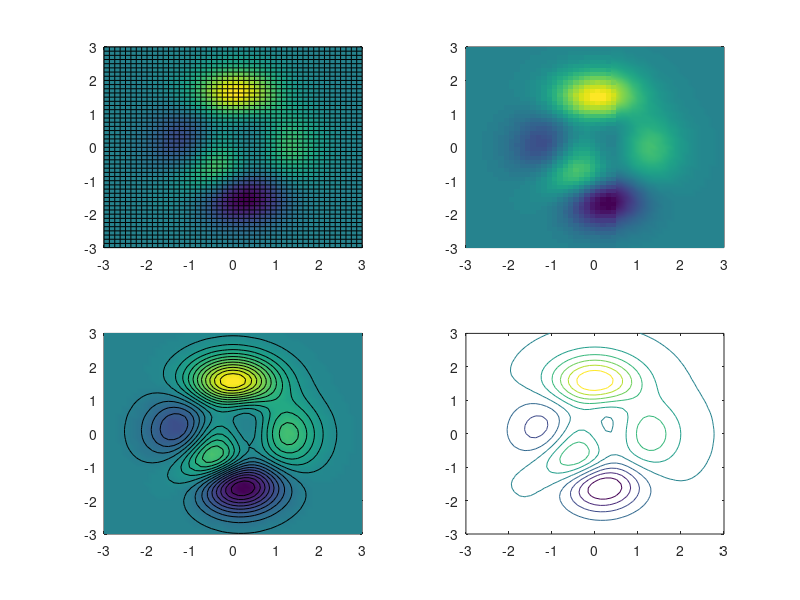

Here is the MATLAB script that generated this plot:
% 5.4 Three-Dimensional Plotting

clear,clc

% 5.4.1 Three-Dimensional Line Plot

% figure(1)
% x = linspace(0,10*pi,1000);
% y = cos(x);
% z = sin(x);
% plot3(x,y,z)
% grid
% xlabel('angle'), ylabel('cos(x)'), zlabel('sin(x)')
% title('A Spring')

% figure(2)
% comet3(x,y,z)
% grid
% xlabel('angle'), ylabel('cos(x)'), zlabel('sin(x)')
% title('A Spring')

% 5.4.2 Surface Plots

% figure(1)
% z = [1, 2, 3, 4,  5,  6,  7,  8,  9, 10;
%      2, 4, 6, 8, 10, 12, 14, 16, 18, 20;
%      3, 4, 5, 6,  7,  8,  9, 10, 11, 12];
%  
% mesh(z)
% xlabel('x-axis')
% ylabel('y-axis')
% zlabel('z-axis')
%  
% figure(2)
% x = linspace(1, 50, 10); % Must have the same number of elements
%                          % as the number of columns in z
% y = linspace(500, 1000, 3); % Must have the same number of elements
%                             % as the number of rows in z
% mesh(x,y,z)
%  
% figure(3)
% x = linspace(1, 50, 10); % Must have the same number of elements
%                          % as the number of columns in z
% y = linspace(500, 1000, 3); % Must have the same number of elements
%                             % as the number of rows in z
% surf(x,y,z)
%  
% figure(4)
% x = linspace(1, 50, 10); % Must have the same number of elements
%                          % as the number of columns in z
% y = linspace(500, 1000, 3); % Must have the same number of elements
%                             % as the number of rows in z
% surf(x,y,z)
% shading interp
% 
% figure(5)
% x = linspace(1, 50, 10); % Must have the same number of elements
%                          % as the number of columns in z
% y = linspace(500, 1000, 3); % Must have the same number of elements
%                             % as the number of rows in z
% surf(x,y,z)
% shading flat
% colormap(cool)

% figure(1)
x = [-2:0.2:2];
y = [-2:0.2:2];
% [X,Y] = meshgrid(x,y);
% [X,Y] = meshgrid(x,x);
% [X,Y] = meshgrid(-2:0.2:2);
% 
% Z = X.*exp(-X.^2 - Y.^2);
% 
% subplot(2,2,1)
% mesh(X,Y,Z)
% title('Mesh Plot'), xlabel('x-axis'), ylabel('y-axis'), zlabel('z-axis')
% 
% subplot(2,2,2)
% surf(X,Y,Z)
% title('Surface Plot')
% xlabel('x-axis')
% ylabel('y-axis')
% zlabel('z-axis')
% 
% subplot(2,2,3)
% contour(X,Y,Z)
% title('Contour Plot')
% xlabel('x-axis')
% ylabel('y-axis')
% 
% subplot(2,2,4)
% surfc(X,Y,Z)
% title('Combination Surface and Contour Plot')
% xlabel('x-axis')
% ylabel('y-axis')
% zlabel('z-axis')

figure(2)
[x,y,z] = peaks;

subplot(2,2,1)
pcolor(x,y,z)

subplot(2,2,2)
pcolor(x,y,z)
shading interp

subplot(2,2,3)
pcolor(x,y,z)
shading interp
hold on
contour(x,y,z,20,'k')

subplot(2,2,4)
contour(x,y,z)
